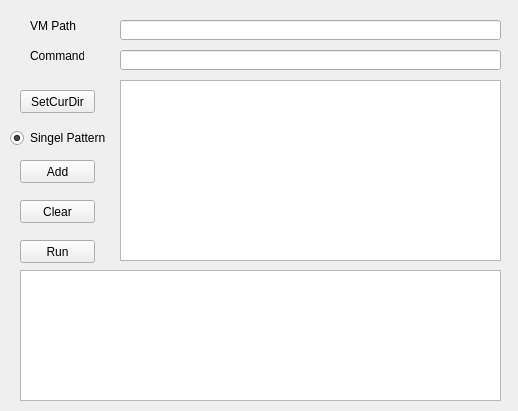
<?xml version="1.0" encoding="UTF-8"?>
<ui version="4.0">
 <class>MainWindow</class>
 <widget class="QMainWindow" name="MainWindow">
  <property name="geometry">
   <rect>
    <x>0</x>
    <y>0</y>
    <width>518</width>
    <height>411</height>
   </rect>
  </property>
  <property name="windowTitle">
   <string>MainWindow</string>
  </property>
  <widget class="QWidget" name="centralWidget">
   <widget class="QLineEdit" name="lineEditCurDir">
    <property name="geometry">
     <rect>
      <x>120</x>
      <y>20</y>
      <width>381</width>
      <height>20</height>
     </rect>
    </property>
   </widget>
   <widget class="QPushButton" name="buttonSetCurDir">
    <property name="geometry">
     <rect>
      <x>20</x>
      <y>90</y>
      <width>75</width>
      <height>23</height>
     </rect>
    </property>
    <property name="text">
     <string>SetCurDir</string>
    </property>
   </widget>
   <widget class="QLineEdit" name="lineEditCommand">
    <property name="geometry">
     <rect>
      <x>120</x>
      <y>50</y>
      <width>381</width>
      <height>20</height>
     </rect>
    </property>
   </widget>
   <widget class="QRadioButton" name="buttonModel">
    <property name="geometry">
     <rect>
      <x>10</x>
      <y>130</y>
      <width>111</width>
      <height>16</height>
     </rect>
    </property>
    <property name="text">
     <string>Singel Pattern</string>
    </property>
    <property name="checked">
     <bool>true</bool>
    </property>
   </widget>
   <widget class="QListWidget" name="listWidgePatternList">
    <property name="geometry">
     <rect>
      <x>120</x>
      <y>80</y>
      <width>381</width>
      <height>181</height>
     </rect>
    </property>
   </widget>
   <widget class="QPushButton" name="buttonAddPattern">
    <property name="geometry">
     <rect>
      <x>20</x>
      <y>160</y>
      <width>75</width>
      <height>23</height>
     </rect>
    </property>
    <property name="text">
     <string>Add</string>
    </property>
   </widget>
   <widget class="QPushButton" name="buttonClearPattern">
    <property name="geometry">
     <rect>
      <x>20</x>
      <y>200</y>
      <width>75</width>
      <height>23</height>
     </rect>
    </property>
    <property name="text">
     <string>Clear</string>
    </property>
   </widget>
   <widget class="QLabel" name="labelCommand">
    <property name="geometry">
     <rect>
      <x>30</x>
      <y>50</y>
      <width>54</width>
      <height>12</height>
     </rect>
    </property>
    <property name="text">
     <string>Command</string>
    </property>
   </widget>
   <widget class="QPushButton" name="buttonRun">
    <property name="geometry">
     <rect>
      <x>20</x>
      <y>240</y>
      <width>75</width>
      <height>23</height>
     </rect>
    </property>
    <property name="text">
     <string>Run</string>
    </property>
   </widget>
   <widget class="QLabel" name="labelCurrentDir">
    <property name="geometry">
     <rect>
      <x>30</x>
      <y>20</y>
      <width>54</width>
      <height>12</height>
     </rect>
    </property>
    <property name="text">
     <string>VM Path</string>
    </property>
   </widget>
   <widget class="QTextEdit" name="textOutput">
    <property name="geometry">
     <rect>
      <x>20</x>
      <y>270</y>
      <width>481</width>
      <height>131</height>
     </rect>
    </property>
   </widget>
  </widget>
 </widget>
 <layoutdefault spacing="6" margin="11"/>
 <resources/>
 <connections/>
</ui>
